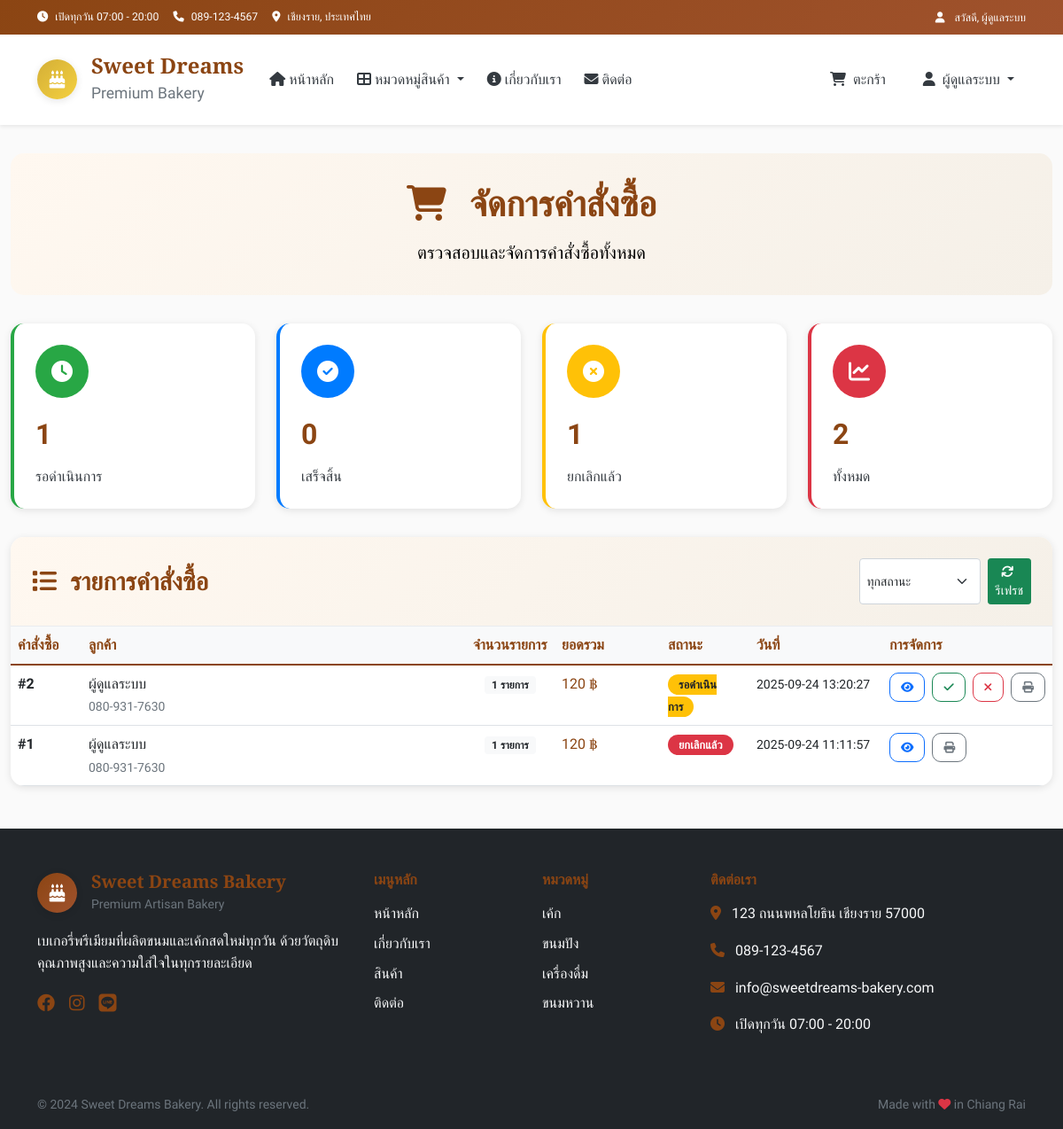
Page /admin/orders (signed in) on the earlier database version.
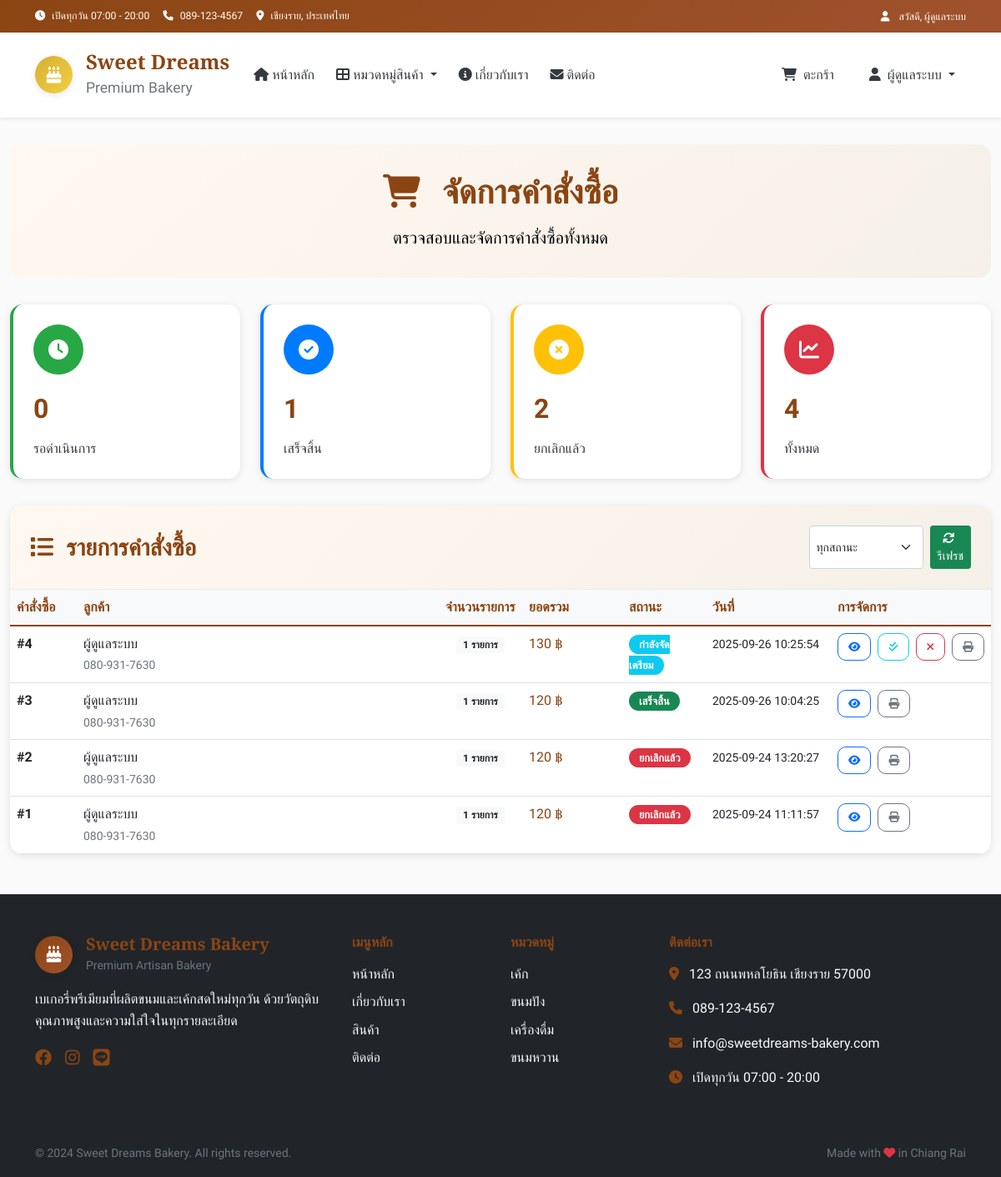
Same page on the later database version.
### tables this page shows
CREATE TABLE orders (
        id INTEGER PRIMARY KEY AUTOINCREMENT,
        user_id INTEGER,
        total_amount DECIMAL(10,2) NOT NULL,
        status TEXT DEFAULT 'pending',
        customer_name TEXT NOT NULL,
        customer_phone TEXT NOT NULL,
        customer_address TEXT,
        notes TEXT,
        created_at TIMESTAMP DEFAULT CURRENT_TIMESTAMP,
        FOREIGN KEY (user_id) REFERENCES users (id)
    );

CREATE TABLE categories (
        id INTEGER PRIMARY KEY AUTOINCREMENT,
        name TEXT UNIQUE NOT NULL,
        name_en TEXT,
        icon TEXT,
        description TEXT,
        display_order INTEGER DEFAULT 0
    );

### app.py (the view)
@app.route('/admin/orders')
def admin_orders():
    if session.get('role') != 'admin':
        flash('คุณไม่มีสิทธิ์เข้าถึงหน้านี้')
        return redirect(url_for('index'))
    conn = get_db_connection()
    orders = conn.execute("""
        SELECT o.*, COUNT(oi.id) as item_count
        FROM orders o
        LEFT JOIN order_items oi ON o.id = oi.order_id
        GROUP BY o.id
        ORDER BY o.created_at DESC
    """).fetchall()
    conn.close()
    return render_template('admin_orders.html', orders=orders)

### app.py (called while the page is built)
def get_db_connection():
    conn = sqlite3.connect(DB_NAME)
    conn.row_factory = sqlite3.Row
    return conn

def get_categories():
    conn = get_db_connection()
    categories = conn.execute(
        "SELECT * FROM categories ORDER BY display_order"
    ).fetchall()
    conn.close()
    return categories

def get_cart_total():
    cart = session.get('cart', {})
    total_items = sum(item['quantity'] for item in cart.values())
    total_price = sum(item['quantity'] * item['price'] for item in cart.values())
    return total_items, total_price

@app.context_processor
def inject_global_data():
    categories = get_categories()
    cart_total_items, _ = get_cart_total()
    return dict(
        categories=categories,
        cart_total_items=cart_total_items
    )

### templates/admin_orders.html (shortened to what the changed rows need)
{% extends "layout.html" %}
{% block content %}
<div class="container-fluid admin-container">
    <div class="admin-header">
        <h1 class="admin-title mb-3">
            <i class="fas fa-shopping-cart me-3"></i>
            จัดการคำสั่งซื้อ
        </h1>
    </div>
    <div class="admin-stats">
        <div class="row gy-4">
            <div class="col-lg-3 col-md-6">
                <div class="stat-card stat-orders">
                    <div class="stat-icon">
                        <i class="fas fa-clock"></i>
                    </div>
                    <div class="stat-number">{{ orders|selectattr("status", "equalto", "pending")|list|length }}</div>
                    <div class="stat-label">รอดำเนินการ</div>
                </div>
            </div>
            <div class="col-lg-3 col-md-6">
                <div class="stat-card stat-products">
                    <div class="stat-icon">
                        <i class="fas fa-check-circle"></i>
                    </div>
                    <div class="stat-number">{{ orders|selectattr("status", "equalto", "completed")|list|length }}</div>
                    <div class="stat-label">เสร็จสิ้น</div>
                </div>
            </div>
            <div class="col-lg-3 col-md-6">
                <div class="stat-card stat-users">
                    <div class="stat-icon">
                        <i class="fas fa-times-circle"></i>
                    </div>
                    <div class="stat-number">{{ orders|selectattr("status", "equalto", "cancelled")|list|length }}</div>
                    <div class="stat-label">ยกเลิกแล้ว</div>
                </div>
            </div>
            <div class="col-lg-3 col-md-6">
                <div class="stat-card stat-revenue">
                    <div class="stat-icon">
                        <i class="fas fa-chart-line"></i>
                    </div>
                    <div class="stat-number">{{ orders|length }}</div>
                    <div class="stat-label">ทั้งหมด</div>
                </div>
            </div>
        </div>
    </div>
    <div class="products-section">
        <div class="table-responsive">
            {% if orders %}
            <table class="table table-hover products-table">
                <thead>
                    <tr>
                        <th width="80">คำสั่งซื้อ</th>
                        <th>ลูกค้า</th>
                        <th width="100">จำนวนรายการ</th>
                        <th width="120">ยอดรวม</th>
                        <th width="100">สถานะ</th>
                        <th width="150">วันที่</th>
                        <th width="180">การจัดการ</th>
                    </tr>
                </thead>
                <tbody>
                    {% for order in orders %}
                    <tr data-order-id="{{ order.id }}" data-status="{{ order.status }}">
                        <td>
                            <strong>#{{ order.id }}</strong>
                        </td>
                        <td>
                            <div class="fw-600">{{ order.customer_name }}</div>
                            <small class="text-muted">{{ order.customer_phone }}</small>
                        </td>
                        <td class="text-center">
                            <span class="badge bg-light text-dark">{{ order.item_count }} รายการ</span>
                        </td>
                        <td class="fw-600 text-primary">
                            {{ "%.0f"|format(order.total_amount) }} ฿
                        </td>
                        <td>
                            {% if order.status == 'pending' %}
                                <span class="status-badge bg-warning text-dark">รอดำเนินการ</span>
                            {% elif order.status == 'processing' %}
                                <span class="status-badge bg-info text-white">กำลังจัดเตรียม</span>
                            {% elif order.status == 'completed' %}
                                <span class="status-badge bg-success text-white">เสร็จสิ้น</span>
                            {% elif order.status == 'cancelled' %}
                                <span class="status-badge bg-danger text-white">ยกเลิกแล้ว</span>
                            {% endif %}
                        </td>
                        <td>
                            <small>{{ order.created_at }}</small>
                        </td>
                        <td>
                            <div class="action-buttons">
                                <button class="btn btn-outline-primary btn-action"
                                        onclick="viewOrder({{ order.id }})"
                                        data-bs-toggle="tooltip" title="ดูรายละเอียด">
                                    <i class="fas fa-eye"></i>
                                </button>
                                {% if order.status == 'pending' %}
                                <button class="btn btn-outline-success btn-action"
                                        onclick="updateOrderStatus({{ order.id }}, 'processing')"
                                        data-bs-toggle="tooltip" title="รับออเดอร์">
                                    <i class="fas fa-check"></i>
                                </button>
                                {% endif %}
                                {% if order.status == 'processing' %}
                                <button class="btn btn-outline-info btn-action"
                                        onclick="updateOrderStatus({{ order.id }}, 'completed')"
                                        data-bs-toggle="tooltip" title="ทำเสร็จแล้ว">
                                    <i class="fas fa-check-double"></i>
                                </button>
                                {% endif %}
                                {% if order.status in ['pending', 'processing'] %}
                                <button class="btn btn-outline-danger btn-action"
                                        onclick="updateOrderStatus({{ order.id }}, 'cancelled')"
                                        data-bs-toggle="tooltip" title="ยกเลิกออเดอร์">
                                    <i class="fas fa-times"></i>
                                </button>
                                {% endif %}
                                <button class="btn btn-outline-secondary btn-action"
                                        onclick="printOrder({{ order.id }})"
                                        data-bs-toggle="tooltip" title="พิมพ์">
                                    <i class="fas fa-print"></i>
                                </button>
                            </div>
                        </td>
                    </tr>
                    {% endfor %}
                </tbody>
            </table>
            {% else %}
            <div class="text-center py-5">
                <i class="fas fa-shopping-cart fa-3x text-muted mb-3"></i>
                <h5 class="text-muted">ยังไม่มีคำสั่งซื้อ</h5>
                <p class="text-muted">คำสั่งซื้อจะแสดงที่นี่เมื่อมีลูกค้าสั่งซื้อ</p>
            </div>
            {% endif %}
        </div>
    </div>
</div>
{% endblock %}

### templates/layout.html (shortened to what the changed rows need)
<!DOCTYPE html>
<html lang="th" data-bs-theme="light">
<head>
    <link href="https://cdn.jsdelivr.net/npm/bootstrap@5.0.2/dist/css/bootstrap.min.css" rel="stylesheet">
    <link rel="stylesheet" href="https://cdnjs.cloudflare.com/ajax/libs/font-awesome/6.4.0/css/all.min.css">
    <link rel="stylesheet" href="{{ url_for('static', filename='css/main.css') }}">
    {% if session.get('role') == 'admin' %}
    <link rel="stylesheet" href="{{ url_for('static', filename='css/admin.css') }}">
    {% endif %}
</head>
<body>
    <main>
        {% block content %}{% endblock %}
    </main>
    <footer class="bg-dark text-white mt-5">
        <div class="container py-5">
            <div class="row gy-4">
                <div class="col-lg-2 col-md-6">
                    <ul class="list-unstyled">
                        {% if categories %}
                            {% for category in categories[:4] %}
                            <li class="mb-2">
                                <a href="{{ url_for('category_by_id', category_id=category.id) }}" class="text-light text-decoration-none">
                                    {{ category.name }}
                                </a>
                            </li>
                            {% endfor %}
                        {% endif %}
                    </ul>
                </div>
            </div>
        </div>
    </footer>
</body>
</html>

Differences in the rows shown:
added orders: id "4", customer_name "ผู้ดูแลระบบ", customer_phone "080-931-7630", item_count "1", total_amount "130", status "กำลังจัดเตรียม", created_at "2025-09-26 10:25:54"
added orders: id "3", customer_name "ผู้ดูแลระบบ", customer_phone "080-931-7630", item_count "1", total_amount "120", status "เสร็จสิ้น", created_at "2025-09-26 10:04:25"
changed orders id 2: status "รอดำเนินการ" → "ยกเลิกแล้ว"
Other differences:
{{ orders|selectattr("status", "equalto", "pending")|list|length }}: "1" → "0"
{{ orders|selectattr("status", "equalto", "completed")|list|length }}: "0" → "1"
{{ orders|selectattr("status", "equalto", "cancelled")|list|length }}: "1" → "2"
{{ orders|length }}: "2" → "4"
